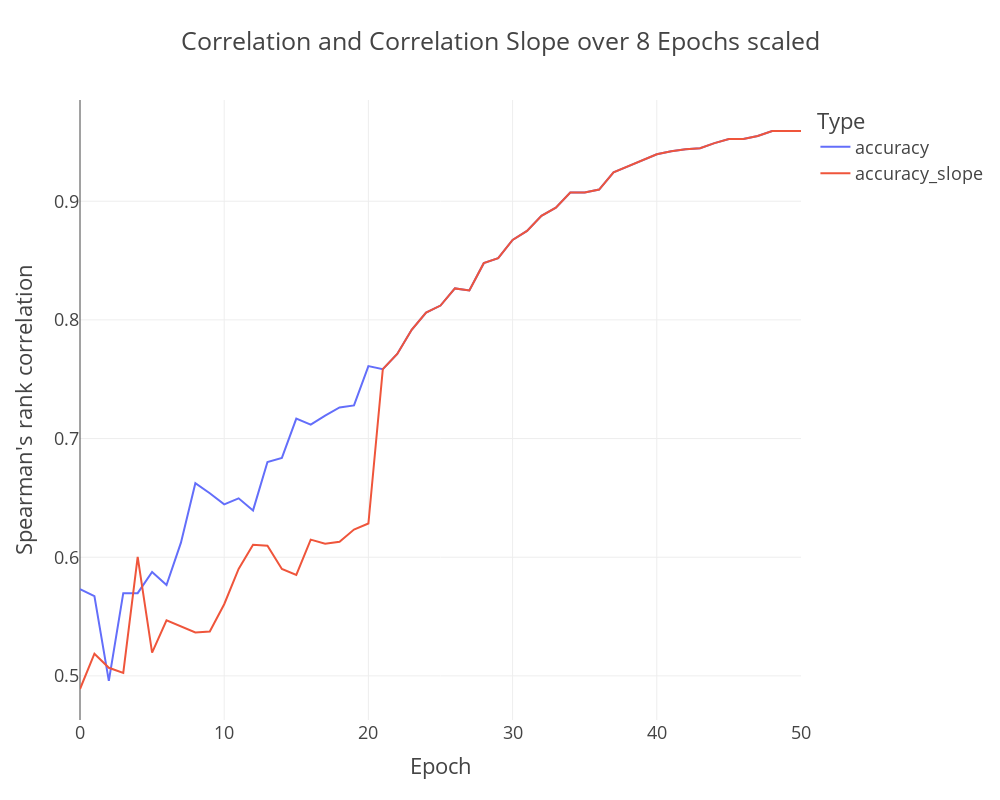

Notebook source saved alongside this figure:
### Code cell
df = pd.DataFrame(list(corr_epochs["accuracy"].items()), columns=['Epoch', 'accuracy'])
df_slope = pd.DataFrame(list(corr_epochs["accuracy_slope"].items()), columns=['Epoch', 'accuracy_slope'])
df=pd.merge(df, df_slope, on="Epoch")
# Create the line plot using Plotly
df_melted = df.melt(id_vars='Epoch', value_vars=['accuracy', 'accuracy_slope'], 
                    var_name='Type', value_name='Value')

# Plot the data
fig = px.line(df_melted, x='Epoch', y='Value', color='Type', 
              title='Correlation and Correlation Slope over 8 Epochs scaled')
fig.update_traces(line=dict(width=2)) 
fig.update_layout(width=1000, height=800, template="presentation",
                 yaxis_title="Spearman's rank correlation")
fig

### Figure 1 — Plotly figure (JSON) as saved in the notebook; plotly's stock layout.template omitted (floating-point values rounded to 4 significant figures)
{"data": [{"hovertemplate": "Type=accuracy<br>Epoch=%{x}<br>Value=%{y}<extra></extra>", "legendgroup": "accuracy", "line": {"color": "#636efa", "dash": "solid", "width": 2}, "marker": {"symbol": "circle"}, "mode": "lines", "name": "accuracy", "orientation": "v", "showlegend": true, "type": "scatter", "x": [0, 1, 2, 3, 4, 5, 6, 7, 8, 9, 10, 11, 12, 13, 14, 15, 16, 17, 18, 19, 20, 21, 22, 23, 24, 25, 26, 27, 28, 29, 30, 31, 32, 33, 34, 35, 36, 37, 38, 39, 40, 41, 42, 43, 44, 45, 46, 47, 48, 49, 50], "xaxis": "x", "y": [0.5731, 0.5672, 0.4957, 0.5697, 0.5697, 0.5876, 0.5765, 0.6122, 0.6624, 0.6539, 0.6446, 0.6497, 0.6395, 0.6803, 0.6837, 0.7168, 0.7117, 0.7194, 0.7262, 0.7279, 0.7611, 0.7585, 0.7713, 0.7917, 0.8061, 0.8121, 0.8265, 0.8248, 0.8478, 0.852, 0.8673, 0.875, 0.8878, 0.8946, 0.9073, 0.9073, 0.9099, 0.9243, 0.9294, 0.9345, 0.9396, 0.9422, 0.9439, 0.9447, 0.949, 0.9524, 0.9524, 0.9549, 0.9592, 0.9592, 0.9592], "yaxis": "y"}, {"hovertemplate": "Type=accuracy_slope<br>Epoch=%{x}<br>Value=%{y}<extra></extra>", "legendgroup": "accuracy_slope", "line": {"color": "#EF553B", "dash": "solid", "width": 2}, "marker": {"symbol": "circle"}, "mode": "lines", "name": "accuracy_slope", "orientation": "v", "showlegend": true, "type": "scatter", "x": [0, 1, 2, 3, 4, 5, 6, 7, 8, 9, 10, 11, 12, 13, 14, 15, 16, 17, 18, 19, 20, 21, 22, 23, 24, 25, 26, 27, 28, 29, 30, 31, 32, 33, 34, 35, 36, 37, 38, 39, 40, 41, 42, 43, 44, 45, 46, 47, 48, 49, 50], "xaxis": "x", "y": [0.4889, 0.5187, 0.5068, 0.5026, 0.6003, 0.5196, 0.5468, 0.5417, 0.5366, 0.5374, 0.5604, 0.5901, 0.6105, 0.6097, 0.5901, 0.585, 0.6148, 0.6114, 0.6131, 0.6233, 0.6284, 0.7585, 0.7713, 0.7917, 0.8061, 0.8121, 0.8265, 0.8248, 0.8478, 0.852, 0.8673, 0.875, 0.8878, 0.8946, 0.9073, 0.9073, 0.9099, 0.9243, 0.9294, 0.9345, 0.9396, 0.9422, 0.9439, 0.9447, 0.949, 0.9524, 0.9524, 0.9549, 0.9592, 0.9592, 0.9592], "yaxis": "y"}], "layout": {"height": 800, "legend": {"title": {"text": "Type"}, "tracegroupgap": 0}, "title": {"text": "Correlation and Correlation Slope over 8 Epochs scaled"}, "width": 1000, "xaxis": {"anchor": "y", "autorange": true, "domain": [0, 1], "range": [0, 50], "title": {"text": "Epoch"}, "type": "linear"}, "yaxis": {"anchor": "x", "autorange": true, "domain": [0, 1], "range": [0.4628, 0.9853], "title": {"text": "Spearman's rank correlation"}, "type": "linear"}}}
